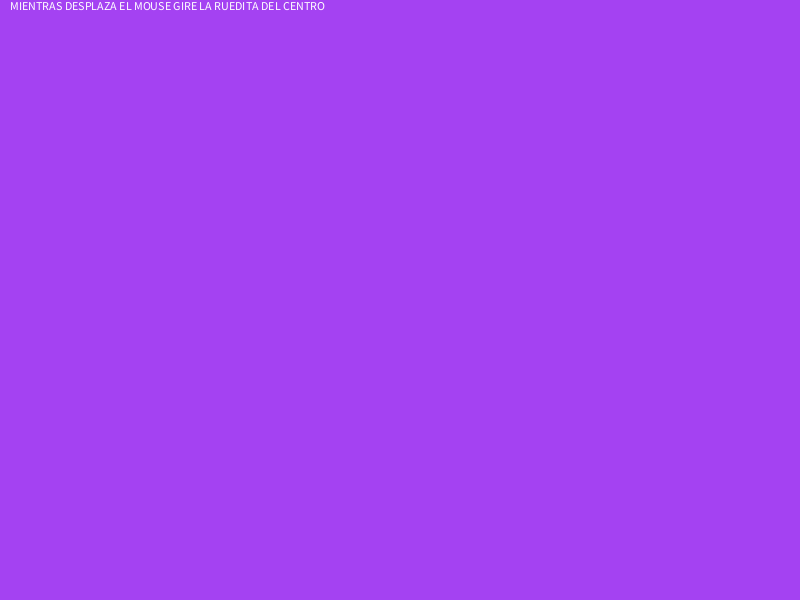
Frame 1 (no input)
Frame 60 (the mouse pressed at the canvas centre just before this capture): identical to frame 1, image omitted
Frame 120 (the mouse held since frame 60 and released just before this capture): identical to frame 1, image omitted

The Processing sketch that drew this single still picture (run headless with seeded random() and noise(); from frame 60 on, the mouse is pressed at the canvas centre):

// Processing sketch: tablero
// ── tablero.pde
int contador;
void setup() {
  size(800, 600);
  background(random(255),random(255),random(255));
  fill(255);
text("MIENTRAS DESPLAZA EL MOUSE GIRE LA RUEDITA DEL CENTRO " ,10,10);
}

void draw() {
  

} 

void mouseWheel(MouseEvent event) {
  float ruedita = event.getCount();
  fill(255);
text("MIENTRAS DESPLAZA EL MOUSE GIRE LA RUEDITA DEL CENTRO " ,10,10);
 stroke(0);
 fill(random(255),random(255),random(255));
 rect(mouseX,mouseY,contador,contador);
 
  if(ruedita<= -1){     
  contador=contador+10;
  println(contador);
}
if (ruedita>=1){
  contador=contador-10;
   println(contador);
   fill(random(255),random(255),random(255));
   stroke(255);
   rect(mouseX,mouseY,contador+1,contador+1);
    stroke(0);
    fill(random(255),random(255),random(255));
    rect(mouseX,mouseY,contador,contador);
   
}
}
